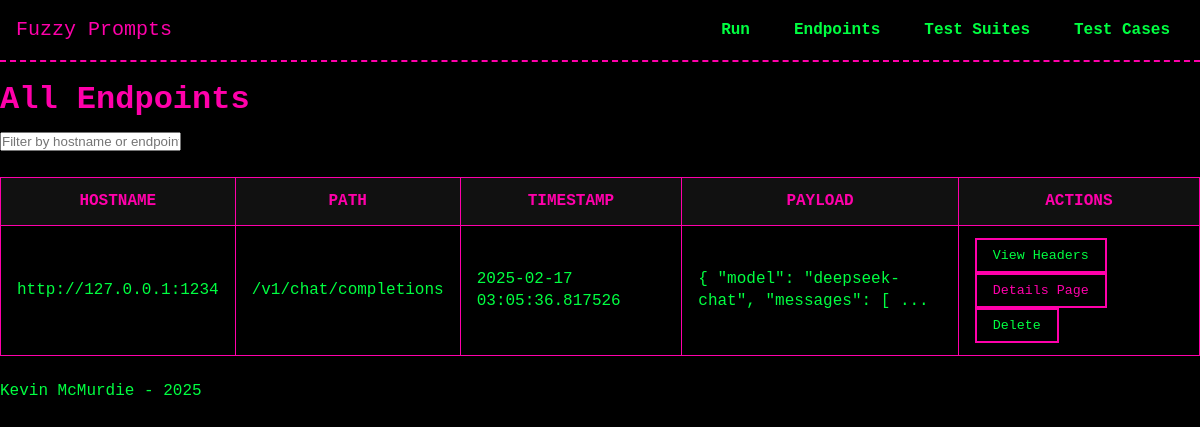
Page /endpoints/ on the earlier database version.
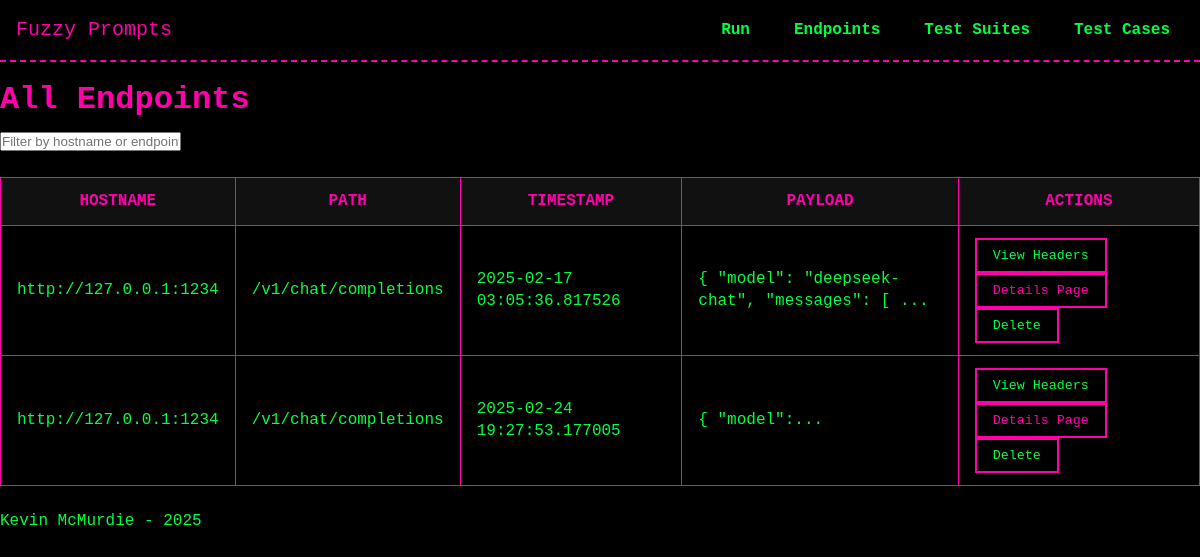
Same page on the later database version.
### models/model_Endpoints.py (models this page shows, shortened)
class Endpoint(db.Model):
    __tablename__ = 'endpoints'
    id = db.Column(db.Integer, primary_key=True)
    hostname = db.Column(db.String, nullable=False)
    endpoint = db.Column(db.String, nullable=False)
    http_payload = db.Column(db.Text, nullable=True)   # HTTP payload sent with the request, should handle and store as JSON
    timestamp = db.Column(db.DateTime, default=datetime.utcnow)  # <--- ADDED TIMESTAMP
    headers = db.relationship('APIHeader', back_populates='endpoint', cascade='all, delete-orphan')
    test_runs = db.relationship('TestRun', back_populates='endpoint')

### routes/endpoints.py (the view)
@endpoints_bp.route('/', methods=['GET'])
def list_endpoints():
    endpoints = Endpoint.query.all()
    return render_template('endpoints/list_endpoints.html', endpoints=endpoints)

### templates/endpoints/list_endpoints.html (shortened to what this page needs)
{% extends "base.html" %}
{% block head %}
  <link rel="stylesheet" href="{{ url_for('static', filename='css/tables.css') }}">
{% endblock %}
{% block content %}
<h1>All Endpoints</h1>
<input
  type="text"
  id="searchEndpoint"
  placeholder="Filter by hostname or endpoint..."
>
<table id="endpointsTable">
  <thead>
    <tr>
      <th>Hostname</th>
      <th>Path</th>
      <th>Timestamp</th>
      <th>Payload</th>
      <th>Actions</th>
    </tr>
  </thead>
  <tbody>
    {% for ep in endpoints %}
      <tr>
        <td>{{ ep.hostname }}</td>
        <td>{{ ep.endpoint }}</td>
        <td>
          {% if ep.timestamp %}
            {{ ep.timestamp }}
          {% else %}
            --
          {% endif %}
        </td>
        <td>
          {% if ep.http_payload %}
            {{ ep.http_payload|truncate(50) }}
          {% else %}
            --
          {% endif %}
        </td>
        <td>
            <button
              type="button"
              class="view-headers-btn"
              data-endpoint-id="{{ ep.id }}"
            >
              View Headers
            </button>
            <button
              type="button"
              class="details-page-btn">
              <a href="{{ url_for('endpoints_bp.view_endpoint_details', endpoint_id=ep.id) }}">Details Page</a>
            </button>
            <form action="{{ url_for('endpoints_bp.delete_endpoint', endpoint_id=ep.id) }}" method="POST" style="display:inline;">
              <button
                type="submit"
                class="delete-endpoint-btn"
                onclick="return confirm('Are you sure you want to delete this endpoint?');"
              >
                Delete
              </button>
            </form>
        </td>
      </tr>
    {% endfor %}
  </tbody>
</table>
{% endblock %}

### templates/base.html (shortened to what this page needs)
<!DOCTYPE html>
<html lang="en">
<head>
  <link rel="stylesheet" href="{{ url_for('static', filename='css/theme.css') }}">
  <link rel="stylesheet" href="{{ url_for('static', filename='css/navbar.css') }}">
  {% block head %}{% endblock %}
</head>
<body>
  <header>
    <nav class="navbar">
      <div class="nav-brand">
        <a href="{{ url_for('core_bp.index') }}">Fuzzy Prompts</a>
      </div>
      <ul class="nav-links">
        <li class="dropdown">
          <a href="#">Run</a>
        </li>
        <li class="dropdown">
          <a href="#">Endpoints</a>
        </li>
        <li class="dropdown">
          <a href="#">Test Suites</a>
        </li>
        <li class="dropdown">
          <a href="#">Test Cases</a>
        </li>
      </ul>
    </nav>
  </header>
  <main>
    {% block content %}{% endblock %}
  </main>
  <footer>
    <p>Kevin McMurdie - 2025</p>
  </footer>
</body>
</html>

### static/css/theme.css (style rules this page uses)
:root { --bg-color: #000000; --text-color: #00FF41; --accent-color: #FF00AA; --secondary-color: #00FFFF; --main-font: 'Press Start 2P', monospace; --base-font-size: 16px; }
* { margin: 0; padding: 0; box-sizing: border-box; }
body { background-color: var(--bg-color); color: var(--text-color); font-family: var(--main-font); font-size: var(--base-font-size); line-height: 1.4; }
a { color: var(--accent-color); text-decoration: none; }
h1, h2, h3, h4, h5, h6 { color: var(--accent-color); margin: 1rem 0 0.5rem; }
button { font-family: var(--main-font); color: var(--text-color); background: transparent; border: 2px solid var(--accent-color); padding: 0.5rem 1rem; cursor: pointer; transition: all 0.2s; }

### static/css/navbar.css (style rules this page uses)
.navbar { display: flex; align-items: center; justify-content: space-between; background-color: var(--bg-color); border-bottom: 2px dashed var(--accent-color); padding: 1rem; }
.nav-brand a { color: var(--accent-color); text-decoration: none; font-size: 1.25rem; }
.nav-links { list-style: none; display: flex; gap: 1rem; }
.nav-links a { color: var(--text-color); font-weight: 600; padding: 0.5rem 0.75rem; border: 2px solid transparent; transition: border-color 0.2s; }
.nav-links li.dropdown { position: relative; }

### static/css/tables.css (style rules this page uses)
table { width: 100%; border-collapse: collapse; margin: 1.5rem 0; }
th, td { padding: 0.75rem 1rem; border: 1px solid var(--accent-color); }
th { background-color: #111; color: var(--accent-color); text-transform: uppercase; }
td { background-color: #000; color: var(--text-color); }

Differences in the rows shown:
added Endpoint: hostname "http://127.0.0.1:1234", endpoint "/v1/chat/completions", timestamp "2025-02-24 19:27:53.177005", http_payload "{ \"model\":..."
